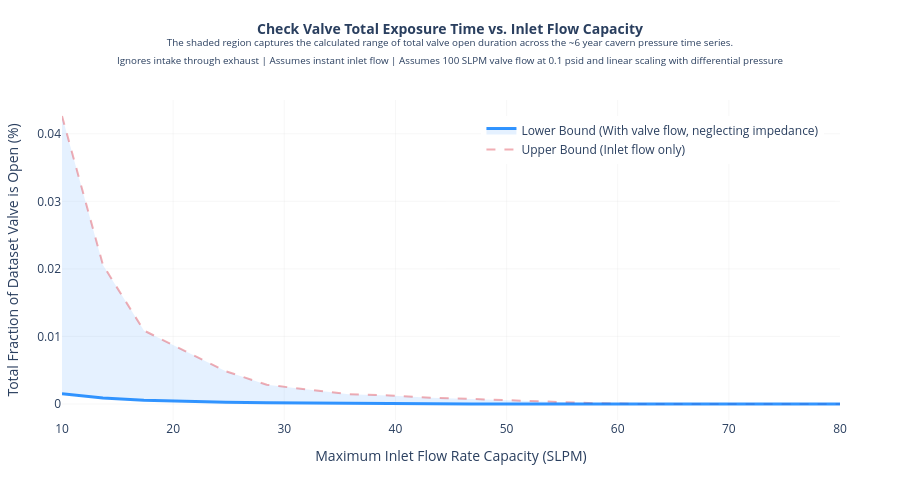
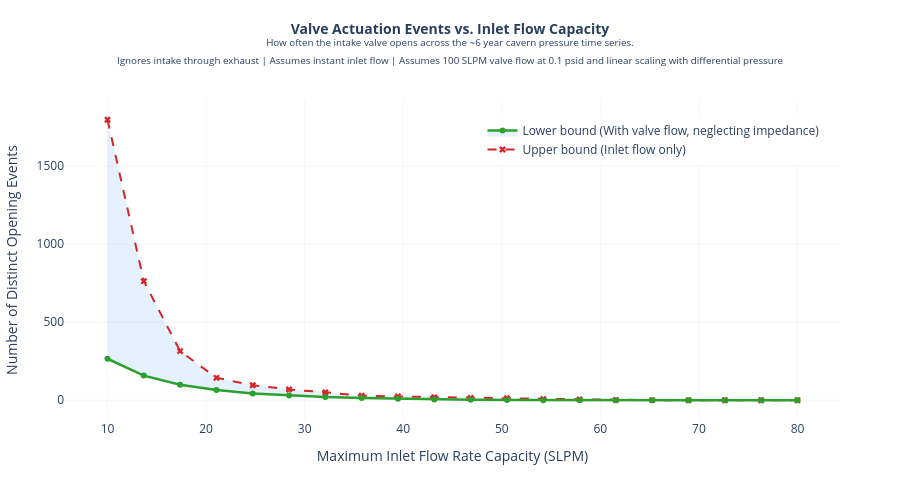

Notebook source saved alongside these figures, in order:
### Code cell
# X-axis sweep array
x_flow_rates = undepressure_df["Max flow rates (SLPM)"].to_numpy()

# ----------------------------------------------------
# PLOT 1: TOTAL EXPOSURE TIME (%)
# ----------------------------------------------------
fig_time = go.Figure()

# Upper Bound - Conservative
fig_time.add_trace(
    go.Scatter(
        x=x_flow_rates,
        y=fraction_time_open_conservative * 100,
        mode="lines",
        line=dict(color="rgba(220, 53, 69, 0.4)", width=2, dash="dash"),
        name="Upper Bound (Inlet flow only)",
        hovertemplate="<b>Max Flow:</b> %{x:.1f} SLPM<br><b>Upper Limit:</b> %{y:.4f}%<extra></extra>",
    )
)

# Lower Bound - Optimistic (with Area Fill)
fig_time.add_trace(
    go.Scatter(
        x=x_flow_rates,
        y=fraction_time_open_optimistic * 100,
        mode="lines",
        line=dict(color="rgba(0, 123, 255, 0.8)", width=3),
        name="Lower Bound (With valve flow, neglecting impedance)",
        fill="tonexty",
        fillcolor="rgba(0, 123, 255, 0.1)",
        hovertemplate="<b>Max Flow:</b> %{x:.1f} SLPM<br><b>Lower Limit:</b> %{y:.4f}%<extra></extra>",
    )
)

fig_time.update_layout(
    title=dict(
        text=(
            "<b>Check Valve Total Exposure Time vs. Inlet Flow Capacity</b>"
            "<br><sup>The shaded region captures the calculated range of total valve open duration across the ~6 year cavern pressure time series.</sup>"
            "<br><sup>Ignores intake through exhaust | Assumes instant inlet flow | Assumes 100 SLPM valve flow at 0.1 psid and linear scaling with differential pressure</sup>"
        ),
        font=dict(size=14),
        x=0.5,
        xanchor="center",
        y=0.93,
    ),
    xaxis=dict(title="Maximum Inlet Flow Rate Capacity (SLPM)", gridcolor="rgba(200, 200, 200, 0.15)"),
    yaxis=dict(title="Total Fraction of Dataset Valve is Open (%)", gridcolor="rgba(200, 200, 200, 0.15)", zeroline=False),
    template="plotly_white",
    margin=dict(t=100, b=60, l=60, r=60),
    width=900,
    height=480,
    hovermode="x unified",
    legend=dict(yanchor="top", y=0.95, xanchor="right", x=0.98)
)


# ----------------------------------------------------
# PLOT 2: DISTINCT ACTUATION EVENTS (Counts)
# ----------------------------------------------------
fig_events = go.Figure()

# Upper bound Event Counts
fig_events.add_trace(
    go.Scatter(
        x=x_flow_rates,
        y=event_counts_cons,
        mode="lines+markers",
        name="Upper bound (Inlet flow only)",
        line=dict(color="#d62728", width=2, dash="dash"),
        marker=dict(symbol="x", size=6),
        hovertemplate="<b>Max Flow:</b> %{x:.1f} SLPM<br><b>Cons. Events:</b> %{y}<extra></extra>",
    )
)

# Lower bound Event Counts
fig_events.add_trace(
    go.Scatter(
        x=x_flow_rates,
        y=event_counts_opt,
        mode="lines+markers",
        name="Lower bound (With valve flow, neglecting impedance)",
        line=dict(color="#2ca02c", width=2.5),
        marker=dict(symbol="circle", size=6),
        fill="tonexty",
        fillcolor="rgba(0, 123, 255, 0.1)",
        hovertemplate="<b>Max Flow:</b> %{x:.1f} SLPM<br><b>Sim. Events:</b> %{y}<extra></extra>",
    )
)

fig_events.update_layout(
    title=dict(
        text=(
            "<b>Valve Actuation Events vs. Inlet Flow Capacity</b>"
            "<br><sup>How often the intake valve opens across the ~6 year cavern pressure time series.</sup>"
            "<br><sup>Ignores intake through exhaust | Assumes instant inlet flow | Assumes 100 SLPM valve flow at 0.1 psid and linear scaling with differential pressure</sup>"
        ),
        font=dict(size=14),
        x=0.5,
        xanchor="center",
        y=0.93,
    ),
    xaxis=dict(title="Maximum Inlet Flow Rate Capacity (SLPM)", gridcolor="rgba(200, 200, 200, 0.15)"),
    yaxis=dict(title="Number of Distinct Opening Events", gridcolor="rgba(200, 200, 200, 0.15)", zeroline=False),
    template="plotly_white",
    margin=dict(t=100, b=60, l=60, r=60),
    width=900,
    height=480,
    hovermode="x unified",
    legend=dict(yanchor="top", y=0.95, xanchor="right", x=0.98)
)

# Save
fig_time.write_html("underpressure_time_vs_inlet_flows.html")
fig_events.write_html("underpressure_freq_vs_inlet_flows.html")

# Render both separately
fig_time.show()
fig_events.show()

### Figure 1 — Plotly figure (JSON) as saved in the notebook; plotly's stock layout.template omitted (floating-point values rounded to 4 significant figures)
{"data": [{"hovertemplate": "<b>Max Flow:</b> %{x:.1f} SLPM<br><b>Upper Limit:</b> %{y:.4f}%<extra></extra>", "line": {"color": "rgba(220, 53, 69, 0.4)", "dash": "dash", "width": 2}, "mode": "lines", "name": "Upper Bound (Inlet flow only)", "type": "scatter", "x": [10.0, 13.68, 17.37, 21.05, 24.74, 28.42, 32.11, 35.79, 39.47, 43.16, 46.84, 50.53, 54.21, 57.89, 61.58, 65.26, 68.95, 72.63, 76.32, 80.0], "y": [0.04262, 0.02057, 0.01087, 0.007874, 0.004852, 0.002844, 0.002157, 0.001459, 0.001276, 0.000927, 0.0007439, 0.000515, 0.0003891, 0.0001202, 1.717e-05, 5.722e-06, 0.0, 0.0, 0.0, 0.0]}, {"fill": "tonexty", "fillcolor": "rgba(0, 123, 255, 0.1)", "hovertemplate": "<b>Max Flow:</b> %{x:.1f} SLPM<br><b>Lower Limit:</b> %{y:.4f}%<extra></extra>", "line": {"color": "rgba(0, 123, 255, 0.8)", "width": 3}, "mode": "lines", "name": "Lower Bound (With valve flow, neglecting impedance)", "type": "scatter", "x": [10.0, 13.68, 17.37, 21.05, 24.74, 28.42, 32.11, 35.79, 39.47, 43.16, 46.84, 50.53, 54.21, 57.89, 61.58, 65.26, 68.95, 72.63, 76.32, 80.0], "y": [0.001522, 0.0009041, 0.0005722, 0.0003777, 0.0002461, 0.0001774, 0.0001202, 8.583e-05, 5.722e-05, 2.861e-05, 1.717e-05, 5.722e-06, 0.0, 0.0, 0.0, 0.0, 0.0, 0.0, 0.0, 0.0]}], "layout": {"height": 480, "hovermode": "x unified", "legend": {"x": 0.98, "xanchor": "right", "y": 0.95, "yanchor": "top"}, "margin": {"b": 60, "l": 60, "r": 60, "t": 100}, "title": {"font": {"size": 14}, "text": "<b>Check Valve Total Exposure Time vs. Inlet Flow Capacity</b><br><sup>The shaded region captures the calculated range of total valve open duration across the ~6 year cavern pressure time series.</sup><br><sup>Ignores intake through exhaust | Assumes instant inlet flow | Assumes 100 SLPM valve flow at 0.1 psid and linear scaling with differential pressure</sup>", "x": 0.5, "xanchor": "center", "y": 0.93}, "width": 900, "xaxis": {"gridcolor": "rgba(200, 200, 200, 0.15)", "title": {"text": "Maximum Inlet Flow Rate Capacity (SLPM)"}}, "yaxis": {"gridcolor": "rgba(200, 200, 200, 0.15)", "title": {"text": "Total Fraction of Dataset Valve is Open (%)"}, "zeroline": false}}}

### Figure 2 — Plotly figure (JSON) as saved in the notebook; plotly's stock layout.template omitted (floating-point values rounded to 4 significant figures)
{"data": [{"hovertemplate": "<b>Max Flow:</b> %{x:.1f} SLPM<br><b>Cons. Events:</b> %{y}<extra></extra>", "line": {"color": "#d62728", "dash": "dash", "width": 2}, "marker": {"size": 6, "symbol": "x"}, "mode": "lines+markers", "name": "Upper bound (Inlet flow only)", "type": "scatter", "x": [10.0, 13.68, 17.37, 21.05, 24.74, 28.42, 32.11, 35.79, 39.47, 43.16, 46.84, 50.53, 54.21, 57.89, 61.58, 65.26, 68.95, 72.63, 76.32, 80.0], "y": [1798, 763, 315, 144, 96, 69, 51, 29, 24, 19, 15, 13, 9, 5, 2, 1, 0, 0, 0, 0]}, {"fill": "tonexty", "fillcolor": "rgba(0, 123, 255, 0.1)", "hovertemplate": "<b>Max Flow:</b> %{x:.1f} SLPM<br><b>Sim. Events:</b> %{y}<extra></extra>", "line": {"color": "#2ca02c", "width": 2.5}, "marker": {"size": 6, "symbol": "circle"}, "mode": "lines+markers", "name": "Lower bound (With valve flow, neglecting impedance)", "type": "scatter", "x": [10.0, 13.68, 17.37, 21.05, 24.74, 28.42, 32.11, 35.79, 39.47, 43.16, 46.84, 50.53, 54.21, 57.89, 61.58, 65.26, 68.95, 72.63, 76.32, 80.0], "y": [266, 158, 100, 66, 43, 31, 21, 15, 10, 5, 3, 1, 0, 0, 0, 0, 0, 0, 0, 0]}], "layout": {"height": 480, "hovermode": "x unified", "legend": {"x": 0.98, "xanchor": "right", "y": 0.95, "yanchor": "top"}, "margin": {"b": 60, "l": 60, "r": 60, "t": 100}, "title": {"font": {"size": 14}, "text": "<b>Valve Actuation Events vs. Inlet Flow Capacity</b><br><sup>How often the intake valve opens across the ~6 year cavern pressure time series.</sup><br><sup>Ignores intake through exhaust | Assumes instant inlet flow | Assumes 100 SLPM valve flow at 0.1 psid and linear scaling with differential pressure</sup>", "x": 0.5, "xanchor": "center", "y": 0.93}, "width": 900, "xaxis": {"gridcolor": "rgba(200, 200, 200, 0.15)", "title": {"text": "Maximum Inlet Flow Rate Capacity (SLPM)"}}, "yaxis": {"gridcolor": "rgba(200, 200, 200, 0.15)", "title": {"text": "Number of Distinct Opening Events"}, "zeroline": false}}}
